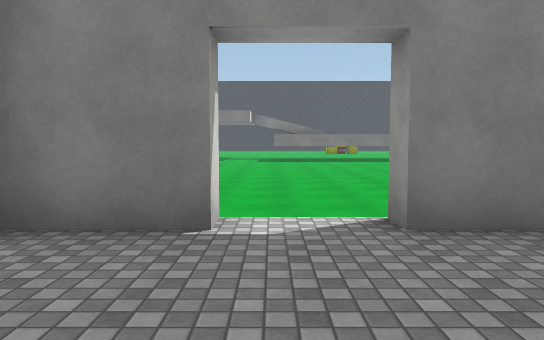
View 1 (above)

24 first-person views from a walk through a 3-D level made in the Unity game engine. The camera is 1.4 m above the floor, tilts 4° down and sees 70° across. Doors are open. The floor is counted in squares, 2 m on a side. Each view is taken from the middle of a square. On the plan, view 1 faces up. The plan holds only what a view shows up to about 11 squares ahead; the rest is blank. The place goes on beyond the plan. The player character is not drawn. Some surface patterns are stand-ins.

View 2
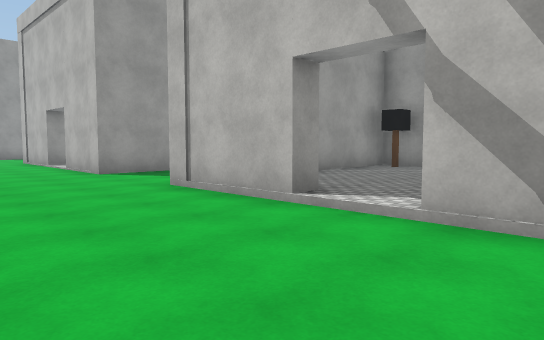

View 3
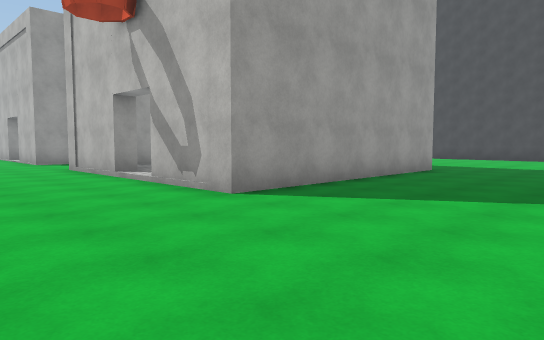

View 4
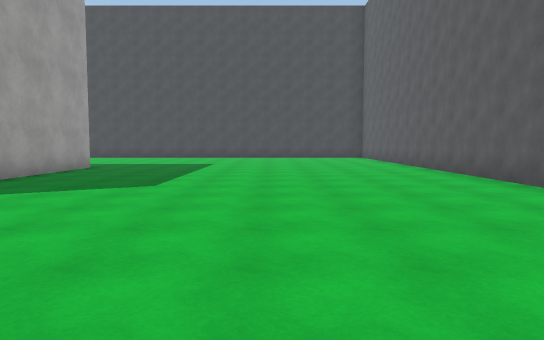

View 5
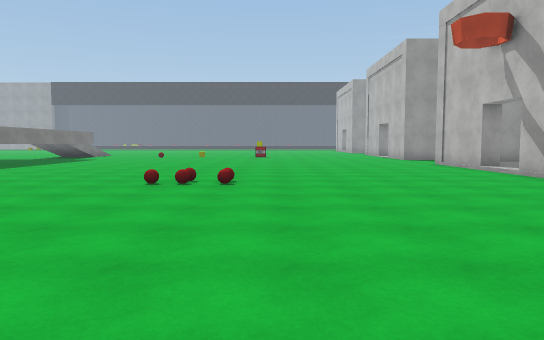

View 6
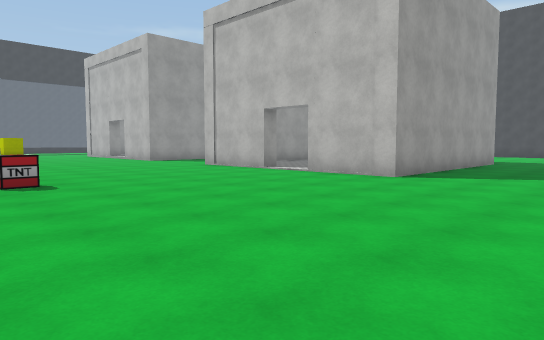

View 7
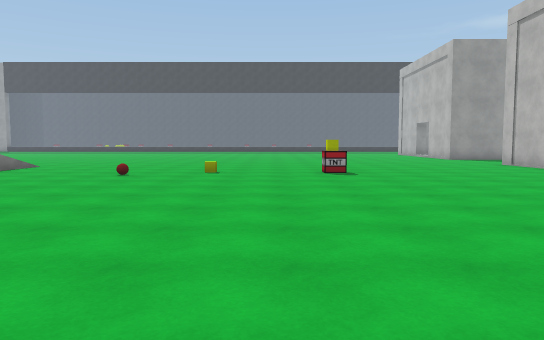

View 8
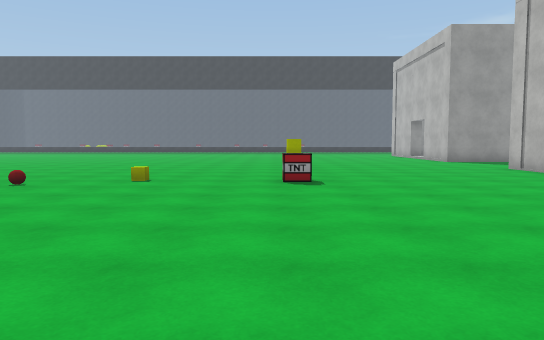

View 9
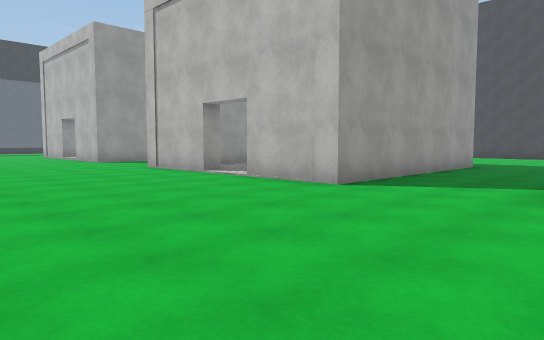

View 10
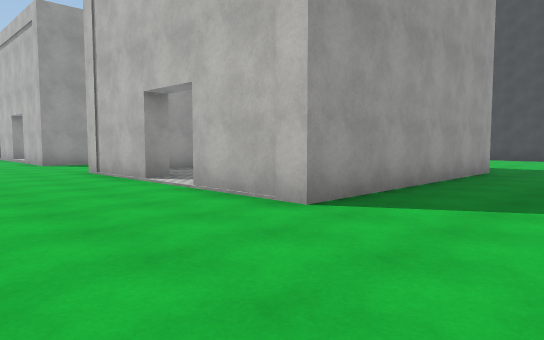

View 11
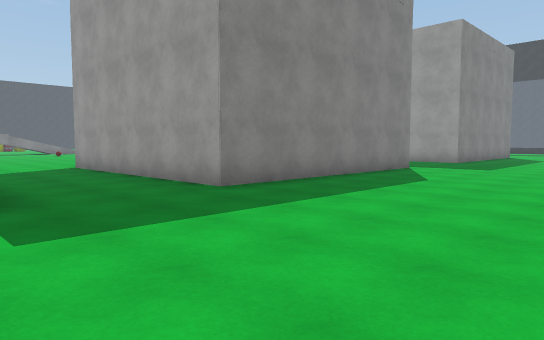

View 12
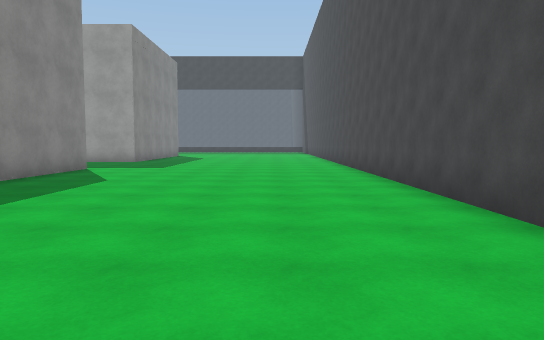

View 13
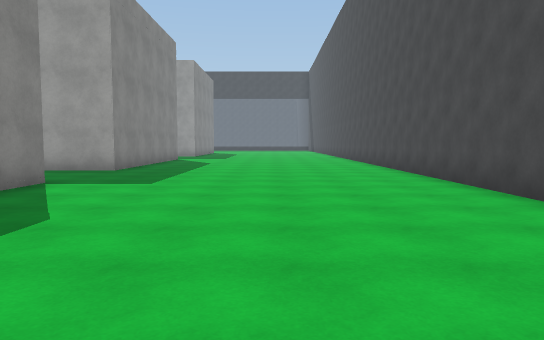

View 14
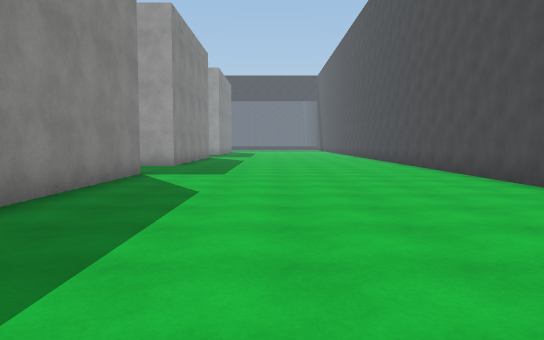

View 15
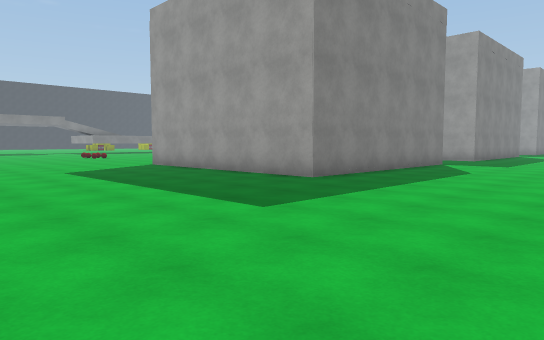

View 16
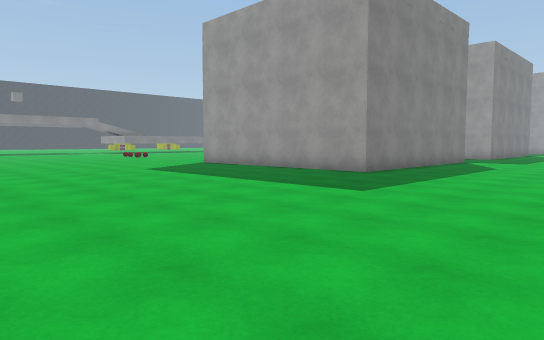

View 17
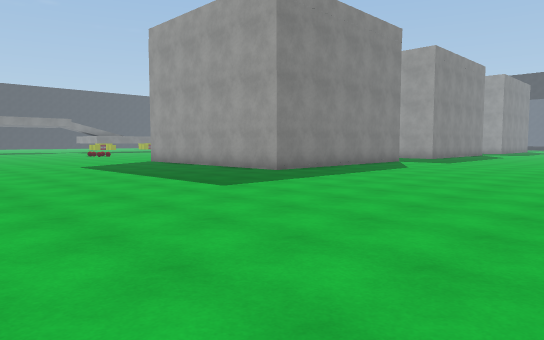

View 18
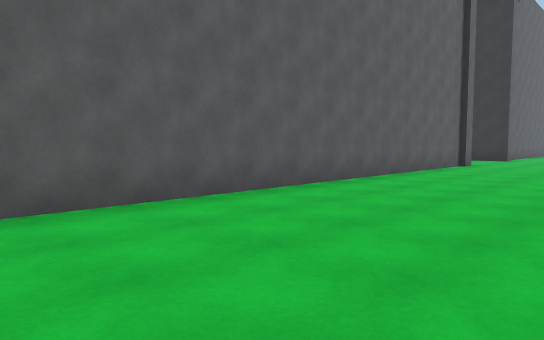

View 19
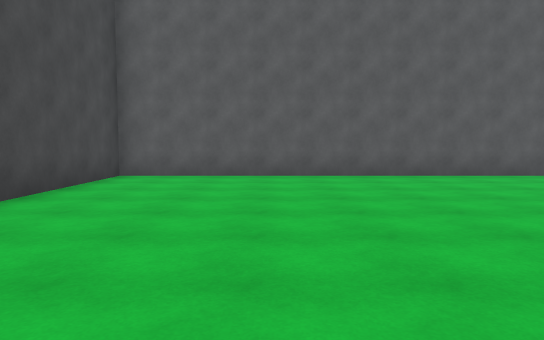

View 20
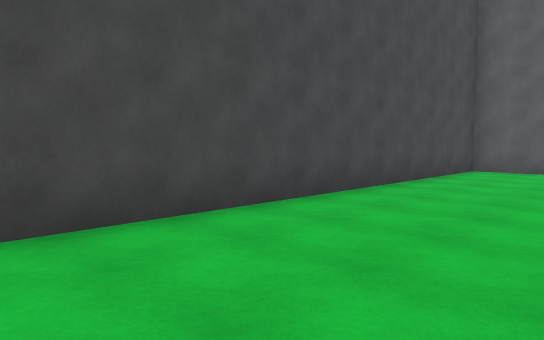

View 21
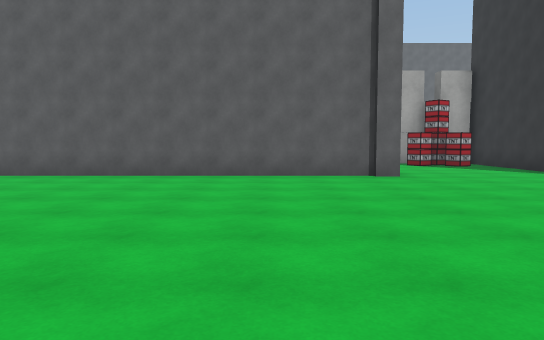

View 22
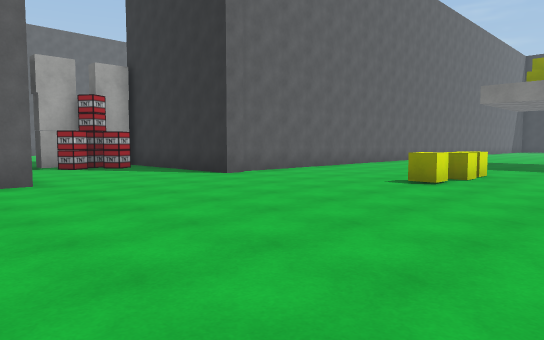

View 23
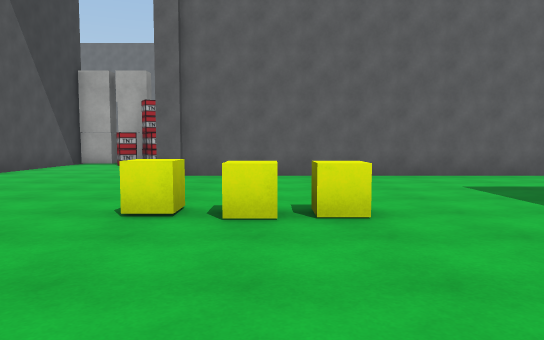

View 24
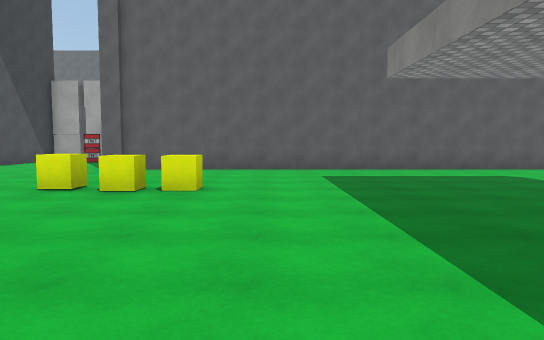

### Floor plan
Key: @ floor where view 1 was taken; # wall or solid block; . main floor; / step, stairs or slope; D open door; H house; L lamp; C cube; O other object.
Columns run from 15 left of view 1 to 14 right of it. Each row starts with its distance up from view 1.
 23   #.
 22   #...
 21   #....
 20   #......
 19   #.......
 18   #.........              //
 17   #..........           ......
 16   #...........  ..     .......
 15   #....C..... ....   .........
 14   #....C..........  ..........
 13   #....C......................
 12 ###...........................
 11 ..............................
 10 ..............................
  9 .........................O....
  8 ..............................
  7 ###...........................
  6   #...........................
  5   #...........................
  4   #...........................
  3   #.........HHHDDHH...###D#
  2   #.........H     H...#     #
  1   #.........H     H...#     #
  0   #.........H  @  H...#
 -1   #.........H     H...#
 -2   #.........H     L...#
 -3   #..........HHHHHH...H#####H.
 -4   #...........................
 -5   #...........................
 -6   #...........................
 -7   #...........................
 -8   #...........................
 -9   #...........................
-10   #........... ...............
-11   ###########   ##############

Where each view was taken, in squares from view 1:
view 1: 0 up, 0 right, facing up
view 2: 7 up, 2 left, facing down-right
view 3: 7 up, 7 left, facing down-right
view 4: 8 up, 8 left, facing down
view 5: 9 up, 9 left, facing right
view 6: 11 up, 3 right, facing down-right
view 7: 11 up, 1 right, facing right
view 8: 10 up, 3 right, facing right
view 9: 9 up, 3 right, facing down-right
view 10: 7 up, 4 right, facing down-right
view 11: 8 down, 3 right, facing up-right
view 12: 8 down, 3 right, facing right
view 13: 7 down, 3 left, facing right
view 14: 6 down, 5 left, facing right
view 15: 8 down, 9 left, facing up-right
view 16: 8 down, 11 left, facing up-right
view 17: 10 down, 10 left, facing up-right
view 18: 5 down, 8 left, facing up-left
view 19: 7 down, 4 left, facing left
view 20: 7 down, 2 left, facing down-left
view 21: 5 up, 4 left, facing left
view 22: 6 up, 5 left, facing up-left
view 23: 14 up, 4 left, facing left
view 24: 16 up, 2 left, facing left
